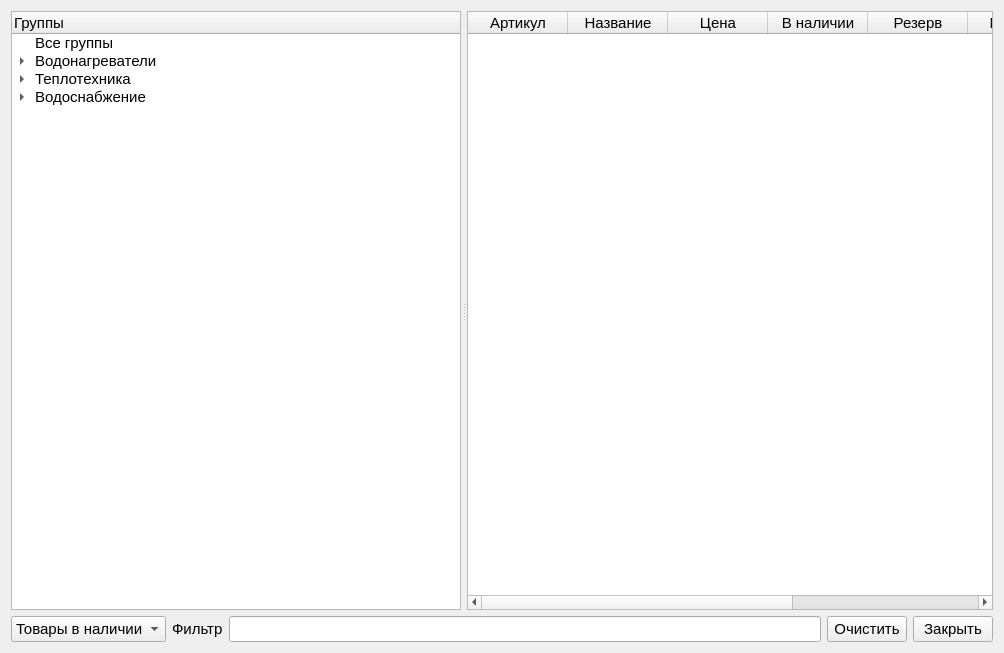
<?xml version="1.0" encoding="UTF-8"?>
<ui version="4.0">
 <class>WhsStateForm</class>
 <widget class="QWidget" name="WhsStateForm">
  <property name="geometry">
   <rect>
    <x>0</x>
    <y>0</y>
    <width>1004</width>
    <height>653</height>
   </rect>
  </property>
  <property name="font">
   <font>
    <pointsize>11</pointsize>
   </font>
  </property>
  <property name="windowTitle">
   <string>Form</string>
  </property>
  <layout class="QVBoxLayout" name="verticalLayout">
   <item>
    <widget class="QSplitter" name="splitter">
     <property name="orientation">
      <enum>Qt::Horizontal</enum>
     </property>
     <property name="opaqueResize">
      <bool>true</bool>
     </property>
     <property name="handleWidth">
      <number>6</number>
     </property>
     <widget class="QTreeWidget" name="groupstreeWidget">
      <property name="sizePolicy">
       <sizepolicy hsizetype="Expanding" vsizetype="Expanding">
        <horstretch>0</horstretch>
        <verstretch>0</verstretch>
       </sizepolicy>
      </property>
      <property name="minimumSize">
       <size>
        <width>100</width>
        <height>0</height>
       </size>
      </property>
      <property name="maximumSize">
       <size>
        <width>450</width>
        <height>16777215</height>
       </size>
      </property>
      <property name="baseSize">
       <size>
        <width>0</width>
        <height>0</height>
       </size>
      </property>
      <property name="font">
       <font>
        <pointsize>11</pointsize>
       </font>
      </property>
      <column>
       <property name="text">
        <string>Группы</string>
       </property>
      </column>
      <item>
       <property name="text">
        <string>Все группы</string>
       </property>
      </item>
      <item>
       <property name="text">
        <string>Водонагреватели</string>
       </property>
       <item>
        <property name="text">
         <string>Проточные водонагреватели</string>
        </property>
       </item>
       <item>
        <property name="text">
         <string>Накопительные водонагреватели</string>
        </property>
       </item>
      </item>
      <item>
       <property name="text">
        <string>Теплотехника</string>
       </property>
       <item>
        <property name="text">
         <string>Электрические конвекторы</string>
        </property>
       </item>
       <item>
        <property name="text">
         <string>Маслонаполненные обогреватели</string>
        </property>
       </item>
      </item>
      <item>
       <property name="text">
        <string>Водоснабжение</string>
       </property>
       <item>
        <property name="text">
         <string>Погружные насосы</string>
        </property>
        <item>
         <property name="text">
          <string>Центробежные погружные насосы</string>
         </property>
        </item>
        <item>
         <property name="text">
          <string>Вибрационные погружные насосы</string>
         </property>
        </item>
       </item>
      </item>
     </widget>
     <widget class="QTableWidget" name="whsstateTable">
      <property name="font">
       <font>
        <pointsize>11</pointsize>
       </font>
      </property>
      <property name="frameShape">
       <enum>QFrame::StyledPanel</enum>
      </property>
      <property name="editTriggers">
       <set>QAbstractItemView::NoEditTriggers</set>
      </property>
      <property name="selectionBehavior">
       <enum>QAbstractItemView::SelectRows</enum>
      </property>
      <property name="gridStyle">
       <enum>Qt::SolidLine</enum>
      </property>
      <property name="sortingEnabled">
       <bool>true</bool>
      </property>
      <attribute name="horizontalHeaderCascadingSectionResizes">
       <bool>false</bool>
      </attribute>
      <attribute name="horizontalHeaderShowSortIndicator" stdset="0">
       <bool>true</bool>
      </attribute>
      <attribute name="horizontalHeaderStretchLastSection">
       <bool>true</bool>
      </attribute>
      <attribute name="verticalHeaderShowSortIndicator" stdset="0">
       <bool>false</bool>
      </attribute>
      <attribute name="verticalHeaderStretchLastSection">
       <bool>false</bool>
      </attribute>
      <column>
       <property name="text">
        <string>Артикул</string>
       </property>
      </column>
      <column>
       <property name="text">
        <string>Название</string>
       </property>
      </column>
      <column>
       <property name="text">
        <string>Цена</string>
       </property>
      </column>
      <column>
       <property name="text">
        <string>В наличии</string>
       </property>
      </column>
      <column>
       <property name="text">
        <string>Резерв</string>
       </property>
      </column>
      <column>
       <property name="text">
        <string>Ед. изм.</string>
       </property>
      </column>
      <column>
       <property name="text">
        <string>В упаковке</string>
       </property>
      </column>
      <column>
       <property name="text">
        <string>Упак. в наличии</string>
       </property>
      </column>
     </widget>
    </widget>
   </item>
   <item>
    <layout class="QHBoxLayout" name="horizontalLayout">
     <item>
      <widget class="QComboBox" name="comboBox">
       <property name="sizePolicy">
        <sizepolicy hsizetype="Preferred" vsizetype="Fixed">
         <horstretch>0</horstretch>
         <verstretch>0</verstretch>
        </sizepolicy>
       </property>
       <property name="maximumSize">
        <size>
         <width>300</width>
         <height>16777215</height>
        </size>
       </property>
       <item>
        <property name="text">
         <string>Товары в наличии</string>
        </property>
       </item>
       <item>
        <property name="text">
         <string>Все товары</string>
        </property>
       </item>
      </widget>
     </item>
     <item>
      <widget class="QLabel" name="filter_label">
       <property name="text">
        <string>Фильтр</string>
       </property>
      </widget>
     </item>
     <item>
      <widget class="QLineEdit" name="filter_lineEdit"/>
     </item>
     <item>
      <widget class="QPushButton" name="ClearFilterButton">
       <property name="text">
        <string>Очистить</string>
       </property>
      </widget>
     </item>
     <item>
      <widget class="QPushButton" name="CloseWhsStateButton">
       <property name="toolTip">
        <string>Закрыть окно</string>
       </property>
       <property name="text">
        <string>Закрыть</string>
       </property>
      </widget>
     </item>
    </layout>
   </item>
  </layout>
 </widget>
 <tabstops>
  <tabstop>comboBox</tabstop>
  <tabstop>filter_lineEdit</tabstop>
  <tabstop>ClearFilterButton</tabstop>
  <tabstop>CloseWhsStateButton</tabstop>
 </tabstops>
 <resources/>
 <connections>
  <connection>
   <sender>ClearFilterButton</sender>
   <signal>clicked()</signal>
   <receiver>filter_lineEdit</receiver>
   <slot>clear()</slot>
   <hints>
    <hint type="sourcelabel">
     <x>862</x>
     <y>661</y>
    </hint>
    <hint type="destinationlabel">
     <x>774</x>
     <y>661</y>
    </hint>
   </hints>
  </connection>
 </connections>
</ui>
